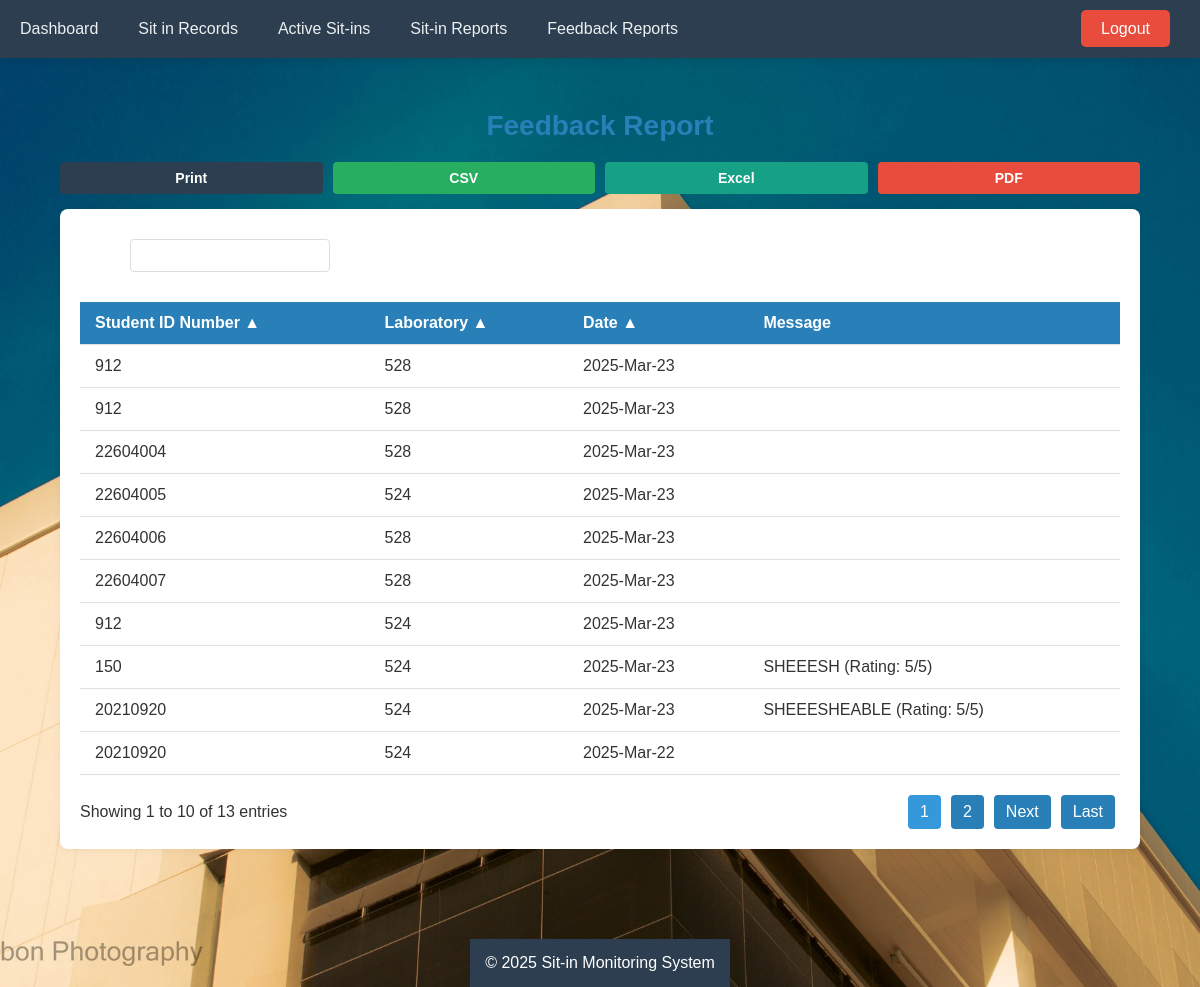
Screenshot of /feedback_reports.php (signed in) with the database file from the repository.
### tables this page shows
CREATE TABLE `sit_in_requests` (
  `id` int(11) NOT NULL,
  `student_id` int(11) NOT NULL,
  `lab_number` varchar(50) NOT NULL,
  `purpose` text NOT NULL,
  `status` enum('pending','approved','rejected','logged_out') DEFAULT 'pending',
  `feedback` text DEFAULT NULL,
  `subject_id` int(11) DEFAULT NULL,
  `is_active` tinyint(1) DEFAULT 0 COMMENT 'Flag to indicate if sit-in session is currently active',
  `start_time` datetime DEFAULT NULL COMMENT 'Time when the sit-in session started',
  `end_time` datetime DEFAULT NULL COMMENT 'Time when the sit-in session ended'
);

CREATE TABLE `subjects` (
  `id` int(11) NOT NULL,
  `subject_name` varchar(100) NOT NULL,
  `lab_number` varchar(50) NOT NULL,
  `date` date NOT NULL,
  `start_time` time NOT NULL,
  `end_time` time NOT NULL,
  `sessions` int(11) NOT NULL,
  `status` varchar(20) DEFAULT 'available'
);

### feedback_reports.php (the view, shortened to what this page needs)
<?php
$servername = "localhost";
$dbusername = "root";
$dbpassword = "";
$dbname = "my_database";
$conn = new mysqli($servername, $dbusername, $dbpassword, $dbname);
$entriesPerPage = isset($_GET['entries']) ? (int)$_GET['entries'] : 10;
$page = isset($_GET['page']) ? (int)$_GET['page'] : 1;
$offset = ($page - 1) * $entriesPerPage;
$search = isset($_GET['search']) ? $conn->real_escape_string($_GET['search']) : '';
$searchCondition = '';
$countSql = "SELECT COUNT(*) as total FROM sit_in_requests r
             JOIN users u ON r.student_id = u.idno
             JOIN subjects s ON r.subject_id = s.id
             WHERE r.is_active = 0" . $searchCondition;
$countResult = $conn->query($countSql);
$totalRecords = $countResult->fetch_assoc()['total'];
$totalPages = ceil($totalRecords / $entriesPerPage);
$sql = "SELECT r.id, r.student_id, r.feedback as message, r.end_time as date,
        u.firstname, u.lastname, u.course, u.year,
        s.subject_name, s.lab_number
        FROM sit_in_requests r
        JOIN users u ON r.student_id = u.idno
        JOIN subjects s ON r.subject_id = s.id
        WHERE r.is_active = 0" . $searchCondition . "
        ORDER BY r.end_time DESC
        LIMIT $offset, $entriesPerPage";
$result = $conn->query($sql);
?>
<!DOCTYPE html>
<html lang="en">
<head>
    <link rel="stylesheet" href="style.css">
</head>
<body>
    <div class="navbar">
        <div class="nav-links">
            <a href="admin_dashboard.php">Dashboard</a>
            <a href="approved_sit_in_sessions.php">Sit in Records</a>
            <a href="active_sitin.php">Active Sit-ins</a>
            <a href="reports.php">Sit-in Reports</a>
            <a href="feedback_reports.php">Feedback Reports</a>
        </div>
        <div class="logout-container">
            <a href="logout.php">Logout</a>
        </div>
    </div>
    <div class="content">
        <h1>Feedback Report</h1>
        <div class="export-buttons">
            <button class="export-btn print-btn" onclick="window.print()">Print</button>
            <button class="export-btn csv-btn" onclick="exportToCSV()">CSV</button>
            <button class="export-btn excel-btn" onclick="exportToExcel()">Excel</button>
            <button class="export-btn pdf-btn" onclick="exportToPDF()">PDF</button>
        </div>
        <div class="records-table-container">
            <div class="table-controls">
                <div class="search-control">
                    <label for="search">Filter:</label>
                    <input type="text" id="search" value="<?php echo htmlspecialchars($search); ?>" onkeyup="if(event.keyCode === 13) searchRecords()">
                </div>
            </div>
            <table class="records-table">
                <thead>
                    <tr>
                        <th>Student ID Number <span class="sort-icon">▲</span></th>
                        <th>Laboratory <span class="sort-icon">▲</span></th>
                        <th>Date <span class="sort-icon">▲</span></th>
                        <th>Message</th>
                    </tr>
                </thead>
                <tbody>
                    <?php
                    if ($result && $result->num_rows > 0) {
                        while($row = $result->fetch_assoc()) {
                            echo "<tr>
                                <td>{$row['student_id']}</td>
                                <td>{$row['lab_number']}</td>
                                <td>" . date('Y-M-d', strtotime($row['date'])) . "</td>
                                <td>{$row['message']}</td>
                            </tr>";
                        }
                    } else {
                        echo "<tr><td colspan='4' style='text-align:center;'>No feedback records found</td></tr>";
                    }
                    ?>
                </tbody>
            </table>
            <?php if ($totalPages > 1): ?>
            <div class="pagination-container">
                <div>
                    Showing <?php echo min($totalRecords, $offset + 1); ?> to <?php echo min($totalRecords, $offset + $entriesPerPage); ?> of <?php echo $totalRecords; ?> entries
                </div>
                <ul class="pagination">
                    <?php
                    $startPage = max(1, $page - 2);
                    $endPage = min($totalPages, $startPage + 4);
                    if ($endPage - $startPage < 4) {
                        $startPage = max(1, $endPage - 4);
                    }
                    for ($i = $startPage; $i <= $endPage; $i++):
                    ?>
                        <li><a href="?page=<?php echo $i; ?>&search=<?php echo urlencode($search); ?>" <?php if ($i == $page) echo 'class="active"'; ?>><?php echo $i; ?></a></li>
                    <?php endfor; ?>
                    <?php if ($page < $totalPages): ?>
                        <li><a href="?page=<?php echo $page+1; ?>&search=<?php echo urlencode($search); ?>">Next</a></li>
                        <li><a href="?page=<?php echo $totalPages; ?>&search=<?php echo urlencode($search); ?>">Last</a></li>
                    <?php endif; ?>
                </ul>
            </div>
            <?php endif; ?>
        </div>
    </div>
    <footer>
        &copy; <?php echo date("Y"); ?> Sit-in Monitoring System
    </footer>
</body>
</html>

### style.css (style rules this page uses)
* { margin: 0; padding: 0; box-sizing: border-box; font-family: 'Poppins', sans-serif; }
body { font-family: Arial, sans-serif; background-color: #f4f4f4; margin: 0; padding: 0; text-align: left; display: block; }
.logout-container { margin-right: 20px; }
.logout-container a { text-decoration: none; color: white; font-size: 16px; padding: 10px 15px; background: #e74c3c; border-radius: 5px; transition: 0.3s; }
body { background: url('ucmain.jpg') no-repeat center center fixed; background-size: cover; color: white; text-align: center; display: flex; flex-direction: column; align-items: center; justify-content: center; min-height: 100vh; }
input[type="text"], input[type="password"], input[type="email"] { width: 100%; padding: 10px; margin: 10px 0; border: none; border-radius: 5px; }
button { width: 100%; padding: 10px; background: #007BFF; color: white; border: none; border-radius: 5px; cursor: pointer; }
label { font-size: 18px; font-weight: bold; display: block; margin-bottom: 5px; color: white; }

### feedback_reports.php (style rules this page uses)
* { margin: 0; padding: 0; box-sizing: border-box; }
body { font-family: 'Arial', sans-serif; background-color: #f8f9fa; color: #333; position: relative; }
.navbar { padding: 10px; display: flex; justify-content: space-between; align-items: center; width: 100%; position: fixed; top: 0; left: 0; z-index: 1000; background-color: #2c3e50; box-shadow: 0px 2px 10px rgba(0, 0, 0, 0.1); }
.navbar a { color: #ecf0f1; text-decoration: none; font-size: 16px; padding: 10px; border-radius: 5px; transition: background-color 0.3s ease; }
.navbar .nav-links { display: flex; gap: 20px; }
.content { margin-top: 100px; padding: 30px; margin: 80px auto 30px; width: 95%; text-align: center; }
h1 { color: #2980b9; font-size: 28px; margin-bottom: 20px; }
.records-table-container { background-color: white; border-radius: 8px; box-shadow: 0 2px 10px rgba(0,0,0,0.05); padding: 20px; overflow-x: auto; }
.records-table { width: 100%; border-collapse: collapse; margin-top: 20px; }
.records-table th, .records-table td { padding: 12px 15px; text-align: left; border-bottom: 1px solid #e0e0e0; }
.records-table th { background-color: #2980b9; color: white; font-weight: bold; position: relative; cursor: pointer; }
.export-buttons { display: flex; gap: 10px; margin-bottom: 15px; justify-content: flex-start; }
.export-btn { padding: 8px 15px; border: none; border-radius: 4px; cursor: pointer; font-weight: bold; display: flex; align-items: center; justify-content: center; text-decoration: none; font-size: 14px; }
.print-btn { background-color: #2c3e50; color: white; }
.csv-btn { background-color: #27ae60; color: white; }
.excel-btn { background-color: #16a085; color: white; }
.pdf-btn { background-color: #e74c3c; color: white; }
.table-controls { display: flex; justify-content: space-between; align-items: center; margin-bottom: 20px; flex-wrap: wrap; }
.search-control { display: flex; align-items: center; }
.search-control input { padding: 8px 12px; border-radius: 4px; border: 1px solid #ddd; width: 200px; }
.pagination-container { display: flex; justify-content: space-between; align-items: center; margin-top: 20px; }
.pagination { display: flex; list-style: none; }
.pagination li { margin: 0 5px; }
.pagination a { display: block; padding: 8px 12px; background-color: #2980b9; color: white; text-decoration: none; border-radius: 4px; }
.pagination a:hover, .pagination a.active { background-color: #3498db; }
.logout-container a { color: white; background-color: #e74c3c; padding: 10px 20px; border-radius: 5px; text-decoration: none; }
footer { text-align: center; padding: 15px; background-color: #2c3e50; color: white; margin-top: 30px; }

### rows the page displays
sit_in_requests: student "912", subject.lab_number "528", end_time "2025-Mar-23"
sit_in_requests: student "912", subject.lab_number "528", end_time "2025-Mar-23"
sit_in_requests: student "22604004", subject.lab_number "528", end_time "2025-Mar-23"
sit_in_requests: student "22604005", subject.lab_number "524", end_time "2025-Mar-23"
sit_in_requests: student "22604006", subject.lab_number "528", end_time "2025-Mar-23"
sit_in_requests: student "22604007", subject.lab_number "528", end_time "2025-Mar-23"
sit_in_requests: student "912", subject.lab_number "524", end_time "2025-Mar-23"
sit_in_requests: student "150", subject.lab_number "524", end_time "2025-Mar-23", feedback "SHEEESH (Rating: 5/5)"
sit_in_requests: student "20210920", subject.lab_number "524", end_time "2025-Mar-23", feedback "SHEEESHEABLE (Rating: 5/5)"
sit_in_requests: student "20210920", subject.lab_number "524", end_time "2025-Mar-22"

### other values shown
min($totalRecords, $offset + 1) "1"
min($totalRecords, $offset + $entriesPerPage) "10"
$totalRecords "13"
